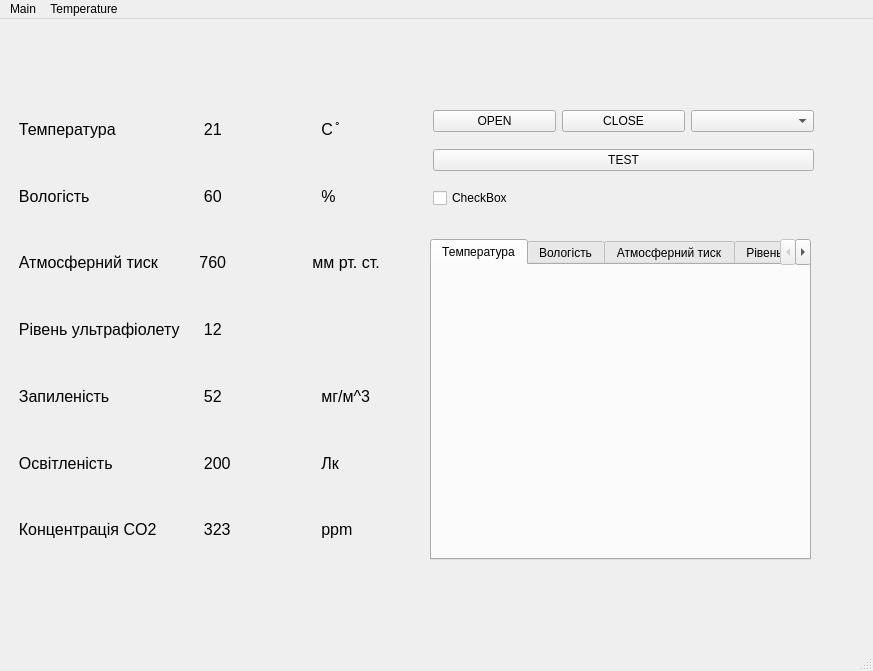
<?xml version="1.0" encoding="UTF-8"?>
<ui version="4.0">
 <class>MainWindow</class>
 <widget class="QMainWindow" name="MainWindow">
  <property name="geometry">
   <rect>
    <x>0</x>
    <y>0</y>
    <width>873</width>
    <height>671</height>
   </rect>
  </property>
  <property name="windowTitle">
   <string>MainWindow</string>
  </property>
  <widget class="QWidget" name="centralwidget">
   <widget class="QTabWidget" name="graphics">
    <property name="geometry">
     <rect>
      <x>430</x>
      <y>220</y>
      <width>381</width>
      <height>321</height>
     </rect>
    </property>
    <property name="mouseTracking">
     <bool>false</bool>
    </property>
    <property name="currentIndex">
     <number>0</number>
    </property>
    <widget class="QWidget" name="tab_2">
     <attribute name="title">
      <string>Температура</string>
     </attribute>
     <widget class="PlotWidget" name="graphCO2" native="true">
      <property name="geometry">
       <rect>
        <x>0</x>
        <y>0</y>
        <width>371</width>
        <height>291</height>
       </rect>
      </property>
     </widget>
    </widget>
    <widget class="QWidget" name="tab_7">
     <attribute name="title">
      <string>Вологість</string>
     </attribute>
    </widget>
    <widget class="QWidget" name="tab_5">
     <attribute name="title">
      <string>Атмосферний тиск</string>
     </attribute>
    </widget>
    <widget class="QWidget" name="tab_6">
     <attribute name="title">
      <string>Рівень ультрафіолету</string>
     </attribute>
    </widget>
    <widget class="QWidget" name="tab_3">
     <attribute name="title">
      <string>Запиленість</string>
     </attribute>
    </widget>
    <widget class="QWidget" name="tab_4">
     <attribute name="title">
      <string>Освітленість</string>
     </attribute>
    </widget>
    <widget class="QWidget" name="tab">
     <attribute name="title">
      <string>Концентрація CO2</string>
     </attribute>
    </widget>
   </widget>
   <widget class="QWidget" name="horizontalLayoutWidget">
    <property name="geometry">
     <rect>
      <x>10</x>
      <y>80</y>
      <width>405</width>
      <height>461</height>
     </rect>
    </property>
    <layout class="QHBoxLayout" name="horizontalLayout">
     <item>
      <layout class="QVBoxLayout" name="verticalLayout">
       <item>
        <widget class="QLabel" name="tempereture_text_2">
         <property name="font">
          <font>
           <pointsize>12</pointsize>
          </font>
         </property>
         <property name="text">
          <string>  Температура</string>
         </property>
        </widget>
       </item>
       <item>
        <widget class="QLabel" name="humid_text">
         <property name="font">
          <font>
           <pointsize>12</pointsize>
          </font>
         </property>
         <property name="text">
          <string>  Вологість </string>
         </property>
        </widget>
       </item>
       <item>
        <widget class="QLabel" name="pressue_text">
         <property name="font">
          <font>
           <pointsize>12</pointsize>
          </font>
         </property>
         <property name="text">
          <string>  Атмосферний тиск</string>
         </property>
        </widget>
       </item>
       <item>
        <widget class="QLabel" name="sound_text">
         <property name="font">
          <font>
           <pointsize>12</pointsize>
          </font>
         </property>
         <property name="text">
          <string>  Рівень ультрафіолету  </string>
         </property>
        </widget>
       </item>
       <item>
        <widget class="QLabel" name="dust_text">
         <property name="font">
          <font>
           <pointsize>12</pointsize>
          </font>
         </property>
         <property name="text">
          <string>  Запиленість</string>
         </property>
        </widget>
       </item>
       <item>
        <widget class="QLabel" name="light_text">
         <property name="font">
          <font>
           <pointsize>12</pointsize>
          </font>
         </property>
         <property name="text">
          <string>  Освітленість</string>
         </property>
        </widget>
       </item>
       <item>
        <widget class="QLabel" name="CO2_text">
         <property name="font">
          <font>
           <pointsize>12</pointsize>
          </font>
         </property>
         <property name="text">
          <string>  Концентрація CO2</string>
         </property>
        </widget>
       </item>
      </layout>
     </item>
     <item>
      <layout class="QVBoxLayout" name="verticalLayout_2">
       <item>
        <widget class="QLabel" name="CO2_value">
         <property name="font">
          <font>
           <pointsize>12</pointsize>
          </font>
         </property>
         <property name="text">
          <string>  21</string>
         </property>
        </widget>
       </item>
       <item>
        <widget class="QLabel" name="humid_value">
         <property name="font">
          <font>
           <pointsize>12</pointsize>
          </font>
         </property>
         <property name="text">
          <string>  60</string>
         </property>
        </widget>
       </item>
       <item>
        <widget class="QLabel" name="humid_value_2">
         <property name="font">
          <font>
           <pointsize>12</pointsize>
          </font>
         </property>
         <property name="text">
          <string> 760</string>
         </property>
        </widget>
       </item>
       <item>
        <widget class="QLabel" name="sound_value">
         <property name="font">
          <font>
           <pointsize>12</pointsize>
          </font>
         </property>
         <property name="text">
          <string>  12</string>
         </property>
        </widget>
       </item>
       <item>
        <widget class="QLabel" name="dust_value">
         <property name="font">
          <font>
           <pointsize>12</pointsize>
          </font>
         </property>
         <property name="text">
          <string>  52</string>
         </property>
        </widget>
       </item>
       <item>
        <widget class="QLabel" name="light_value">
         <property name="font">
          <font>
           <pointsize>12</pointsize>
          </font>
         </property>
         <property name="text">
          <string>  200  </string>
         </property>
        </widget>
       </item>
       <item>
        <widget class="QLabel" name="tempereture_value">
         <property name="font">
          <font>
           <pointsize>12</pointsize>
          </font>
         </property>
         <property name="text">
          <string>  323</string>
         </property>
        </widget>
       </item>
      </layout>
     </item>
     <item>
      <layout class="QVBoxLayout" name="verticalLayout_3">
       <item>
        <widget class="QLabel" name="CO2">
         <property name="font">
          <font>
           <pointsize>12</pointsize>
          </font>
         </property>
         <property name="text">
          <string>   C ̊</string>
         </property>
        </widget>
       </item>
       <item>
        <widget class="QLabel" name="humid">
         <property name="font">
          <font>
           <pointsize>12</pointsize>
          </font>
         </property>
         <property name="text">
          <string>   %</string>
         </property>
        </widget>
       </item>
       <item>
        <widget class="QLabel" name="humid_2">
         <property name="font">
          <font>
           <pointsize>12</pointsize>
          </font>
         </property>
         <property name="text">
          <string> мм рт. ст.</string>
         </property>
        </widget>
       </item>
       <item>
        <widget class="QLabel" name="sound">
         <property name="font">
          <font>
           <pointsize>12</pointsize>
          </font>
         </property>
         <property name="text">
          <string/>
         </property>
        </widget>
       </item>
       <item>
        <widget class="QLabel" name="dust">
         <property name="font">
          <font>
           <pointsize>12</pointsize>
          </font>
         </property>
         <property name="text">
          <string>   мг/м^3   </string>
         </property>
        </widget>
       </item>
       <item>
        <widget class="QLabel" name="light">
         <property name="font">
          <font>
           <pointsize>12</pointsize>
          </font>
         </property>
         <property name="text">
          <string>   Лк</string>
         </property>
        </widget>
       </item>
       <item>
        <widget class="QLabel" name="tempereture">
         <property name="font">
          <font>
           <pointsize>12</pointsize>
          </font>
         </property>
         <property name="text">
          <string>   ppm  </string>
         </property>
        </widget>
       </item>
      </layout>
     </item>
    </layout>
   </widget>
   <widget class="QWidget" name="layoutWidget">
    <property name="geometry">
     <rect>
      <x>433</x>
      <y>80</y>
      <width>381</width>
      <height>121</height>
     </rect>
    </property>
    <layout class="QVBoxLayout" name="verticalLayout_4">
     <item>
      <layout class="QHBoxLayout" name="horizontalLayout_2">
       <item>
        <widget class="QPushButton" name="OPEN_COM">
         <property name="text">
          <string>OPEN</string>
         </property>
        </widget>
       </item>
       <item>
        <widget class="QPushButton" name="CLOSE_COM">
         <property name="text">
          <string>CLOSE</string>
         </property>
        </widget>
       </item>
       <item>
        <widget class="QComboBox" name="ComL"/>
       </item>
      </layout>
     </item>
     <item>
      <widget class="QPushButton" name="TEST">
       <property name="text">
        <string>TEST</string>
       </property>
      </widget>
     </item>
     <item>
      <widget class="QCheckBox" name="TEST2">
       <property name="text">
        <string>CheckBox</string>
       </property>
      </widget>
     </item>
    </layout>
   </widget>
  </widget>
  <widget class="QMenuBar" name="menubar">
   <property name="geometry">
    <rect>
     <x>0</x>
     <y>0</y>
     <width>873</width>
     <height>26</height>
    </rect>
   </property>
   <widget class="QMenu" name="menuMain">
    <property name="title">
     <string>Main</string>
    </property>
   </widget>
   <widget class="QMenu" name="menuTemperature">
    <property name="title">
     <string>Temperature</string>
    </property>
    <addaction name="separator"/>
   </widget>
   <addaction name="menuMain"/>
   <addaction name="menuTemperature"/>
  </widget>
  <widget class="QStatusBar" name="statusbar"/>
 </widget>
 <customwidgets>
  <customwidget>
   <class>PlotWidget</class>
   <extends>QWidget</extends>
   <header>pyqtgraph</header>
   <container>1</container>
  </customwidget>
 </customwidgets>
 <resources/>
 <connections/>
</ui>
